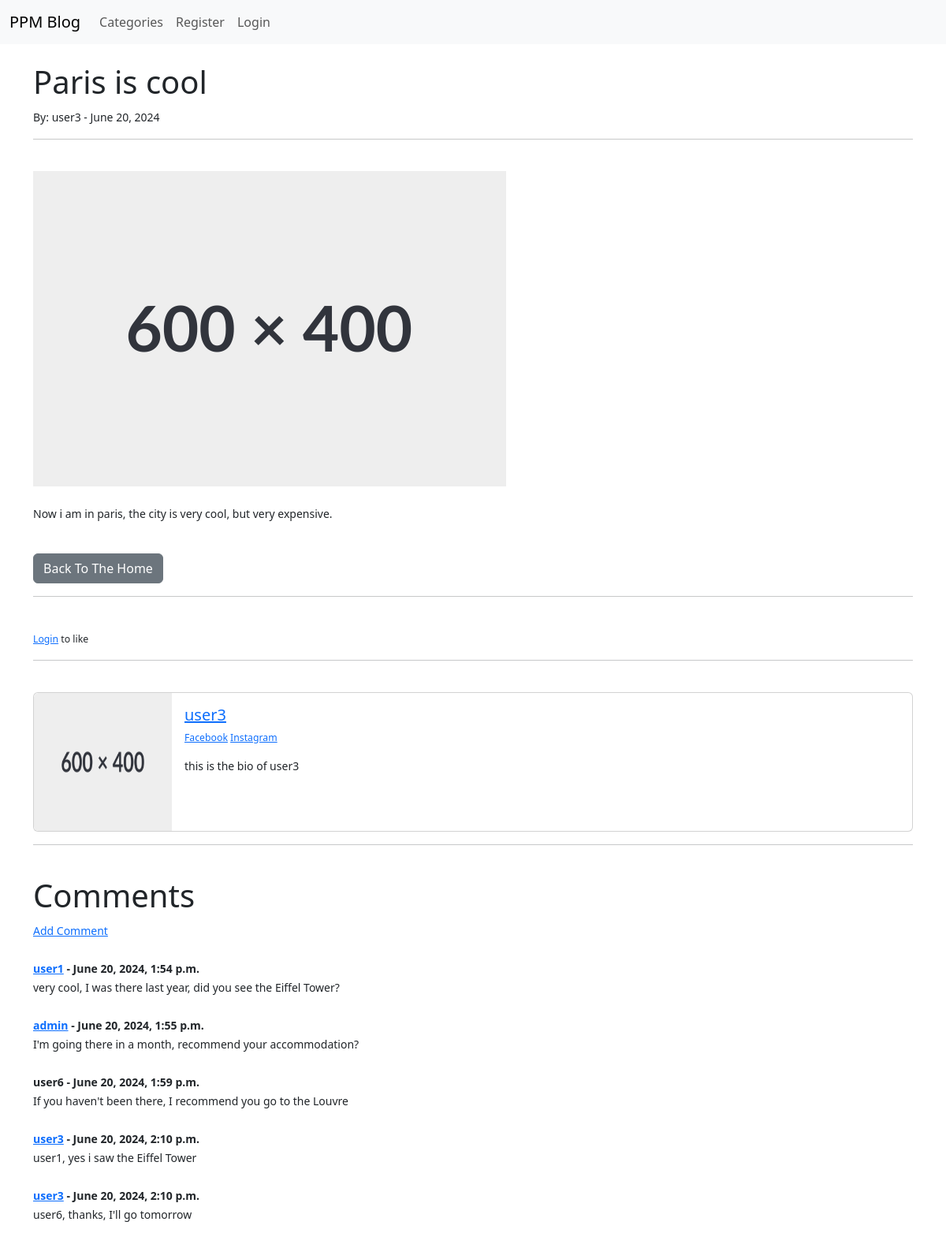
Screenshot of /article/16 with the database file from the repository.
### theblog/models.py (models this page shows, shortened)
class Post(models.Model):
    title = models.CharField(max_length=255)
    header_image = models.ImageField(null=True, blank=True, upload_to="images/")
    title_tag = models.CharField(max_length=255)
    author = models.ForeignKey(User, on_delete=models.CASCADE)
    body = RichTextField(blank=True, null=True)
    post_date = models.DateField(auto_now_add=True)
    category = models.CharField(max_length=255, default='uncategory')
    snippet = models.CharField(max_length=255, default='Click Link Above To Read Blog Post...')
    likes = models.ManyToManyField(User, related_name='blog_posts')
    unlikes = models.ManyToManyField(User, related_name='blog_posts_u')
    def total_likes(self):
        return self.likes.count()
    def total_unlikes(self):
        return self.unlikes.count()

class Profile(models.Model):
    user = models.OneToOneField(User, null=True, on_delete=models.CASCADE)
    bio = models.TextField()
    profile_pic = models.ImageField(null=True, blank=True, upload_to='images/profile/', default='images/default/default_profile.png')
    fb_url = models.CharField(max_length=255, null=True, blank=True)
    instagram_url = models.CharField(max_length=255, null=True, blank=True)

class Comment(models.Model):
    post = models.ForeignKey(Post, related_name="comments", on_delete=models.CASCADE)
    user = models.ForeignKey(User, null=True, on_delete=models.CASCADE)
    body = models.TextField()
    date_added = models.DateTimeField(auto_now_add=True)

### theblog/views.py (the view)
# urls.py: path('article/<int:pk>', ArticleDetailView.as_view(), name='article-detail'),
class ArticleDetailView(DetailView):
    model = Post
    template_name = 'article_details.html'
    def get_context_data(self, *args, **kwargs):
        category_menu = Category.objects.all()
        context = super(ArticleDetailView, self).get_context_data(*args, **kwargs)
        stuff = get_object_or_404(Post, id=self.kwargs['pk'])
        total_likes = stuff.total_likes()
        total_unlikes = stuff.total_unlikes()
        liked = False
        if stuff.likes.filter(id=self.request.user.id).exists():
            liked = True
        unliked = False
        if stuff.unlikes.filter(id=self.request.user.id).exists():
            unliked = True
        context["category_menu"] = category_menu
        context["total_likes"] = total_likes
        context["liked"] = liked
        context["total_unlikes"] = total_unlikes
        context["unliked"] = unliked
        return context

### theblog/templates/article_details.html (shortened to what this page needs)
{% extends 'base.html' %}
{% block content %}
    <h1>{{ post.title }}</h1>
    <small>By: {{ post.author.username }} - {{ post.post_date }}
    <hr>
    <br/>
    {% if post.header_image %}
        <img src="{{ post.header_image.url }}">
    {% endif %}
    <br/><br/>
    {{ post.body|safe }}
    <br/>
    <a href="{% url 'home' %}" class="btn btn-secondary">Back To The Home</a>
    <br/>
    <hr>
    <br/>
    {% if liked == False and unliked == False %}
        {% if user.is_authenticated %}
            <div class="row">
                <div class="col-1" style="width: 70px">
                    <form action="{% url 'like_post' post.pk %}" method="post">
                        {% csrf_token %}
                        <button type="submit", name="post_id", value="{{ post.id }}", class="btn btn-primary btn-sm">Like</button>
                    </form>
                 </div>
                <div class="col-2" style="width: 80px">
                    <form action="{% url 'unlike_post' post.pk %}" method="post">
                        {% csrf_token %}
                        <button type="submit", name="post_id_un", value="{{ post.id }}", class="btn btn-primary btn-sm">disLike</button>
                    </form>
                </div>
            <div class="col -3">
                {{ total_likes }} Likes -
                {{ total_unlikes }} UnLikes
            </div>
            </div>
        {% else %}
            <small><a href="{% url 'login' %}">Login</a> to like</small>
        {% endif %}
    {% endif %}
    <hr/>
    <br/>
    {% if post.author.profile %}
    <div class="card mb-3">
      <div class="row g-0">
        <div class="col-md-2" style="width: 175px">
            {% if post.author.profile.profile_pic.url %}
                <img src="{{ post.author.profile.profile_pic.url }}" class="rounded-start" width="175" height="175">
            {% endif %}
        </div>
        <div class="col-md-10">
          <div class="card-body">
              <h5 class="card-title"><a href="{% url 'show_profile_page' post.author.profile.id %}">{{ post.author.username }} </a></h5>
              <p class="small text-muted">
                  {% if post.author.profile.fb_url %}
                    <a href="{{ ost.author.profile.fb_url }}">Facebook</a>
                  {% endif %}
                  {% if post.author.profile.instagram_url %}
                    <a href="{{ post.author.profile.instagram_url }}">Instagram</a>
                  {% endif %}
              </p>
            <p class="card-text">{{ post.author.profile.bio | truncatechars_html:300 | safe }}</p>
          </div>
        </div>
      </div>
    </div>
    {% else %}
        <h1>He doesn't had a Profile</h1>
    {% endif %}
    <hr>
    <br/>
    <h1>Comments</h1>
    {%  if not post.comments.all %}
        No Comments Yet <a href="{% url 'add_comment' post.pk %}">Add One</a>
    {% else %}
        <a href="{% url 'add_comment' post.pk %}">Add Comment</a>
        <br/><br/>
        {% for comment in post.comments.all %}
            {% if comment.user.profile.id %}
                <strong><a href="{% url 'show_profile_page' comment.user.profile.id %}">{{ comment.user }}</a> - {{ comment.date_added }}</strong><br/>
            {% else %}
                <strong>{{ comment.user }} - {{ comment.date_added }}</strong><br/>
            {% endif %}
            {{ comment.body }}
            <br/><br/>
        {% endfor %}
    {% endif %}
    <br/><br/>
{% endblock %}

### rows the page displays
Post: title "Paris is cool", author.username "user3", post_date "June 20, 2024", header_image (placeholder picture), body "Now i am in paris, the city is very cool, but very expensive.", author.profile.profile_pic (placeholder picture), author.profile.bio "this is the bio of user3"
Comment: user "user1", date_added "June 20, 2024, 1:54 p.m.", body "very cool, I was there last year, did you see the Eiffel Tower?"
Comment: user "admin", date_added "June 20, 2024, 1:55 p.m.", body "I'm going there in a month, recommend your accommodation?"
Comment: user "user6", date_added "June 20, 2024, 1:59 p.m.", body "If you haven't been there, I recommend you go to the Louvre"
Comment: user "user3", date_added "June 20, 2024, 2:10 p.m.", body "user1, yes i saw the Eiffel Tower"
Comment: user "user3", date_added "June 20, 2024, 2:10 p.m.", body "user6, thanks, I'll go tomorrow"
